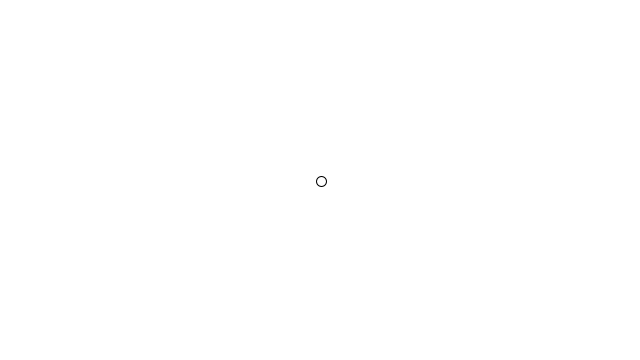
Frame 1 (no input)
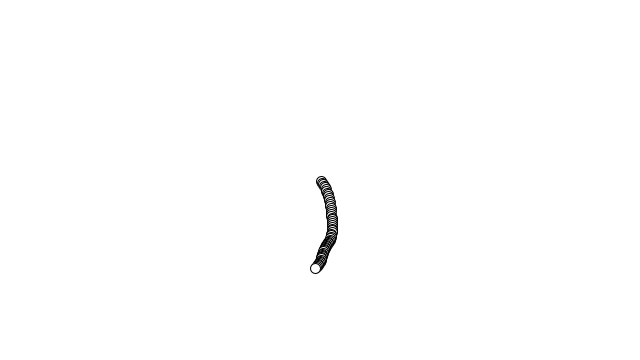
Frame 60 (the mouse pressed at the canvas centre just before this capture)
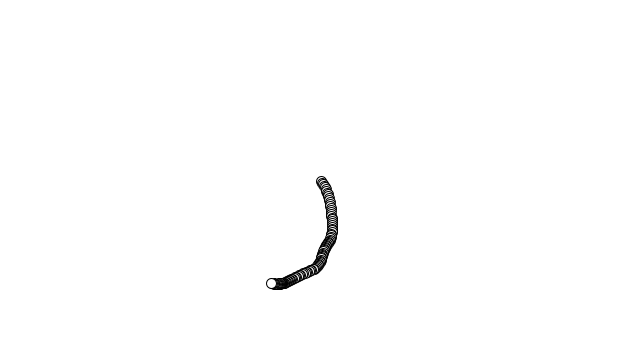
Frame 120 (the mouse held since frame 60 and released just before this capture)

The Processing sketch that drew these frames (run headless with seeded random() and noise(); from frame 60 on, the mouse is pressed at the canvas centre):

// Processing sketch: Noise_Walker_Exercise_1_7
// ── Noise_Walker_Exercise_1_7.pde
Walker w;

void setup() {
  size(640, 360);
  w = new Walker(width/2, height/2);
  background(255);
}

void draw() {
  //Step first to avoid the first circle that does not follow noise pattern
  w.step();
  w.display();
}

// ── Noise_Walker.pde
class Walker {
  
  float x,y;
  float tx,ty;
  
  Walker(int a, int b) {
    x = a;
    y = b;
    tx = 0;
    ty = 10000;
  }
  
  void display() {
    stroke(0);
    ellipse(x,y,10,10);
  }
  
  void step() {
    //Below maps the value of noise ([0 ... 1]) to our desired values for steps
    //tx and ty are seed values
    int stepX = 5;
    int stepY = 5;
    x += map(noise(tx), 0, 1, -stepX, stepX);
    y += map(noise(ty), 0, 1, -stepY, stepY);
    
    tx += 0.01;
    ty += 0.01;
  }
}
